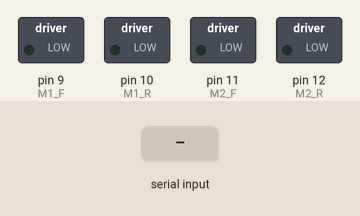
This sketch was run on a simulated Arduino Uno, built with avr-gcc and run on an emulated ATmega328P. Parts: switched loads named in the sketch (green lamp = pin HIGH). Inputs (shaded band) come from the test bench.

Above: at 1.2 s.
1.3 s: "F" received over the second serial link
At 1.7 s:
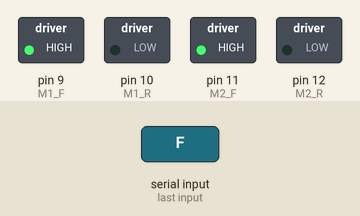
2.8 s: "B" received over the second serial link
At 4.0 s:
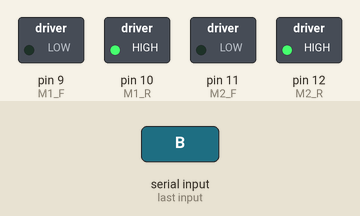
4.3 s: "R" received over the second serial link
At 5.1 s:
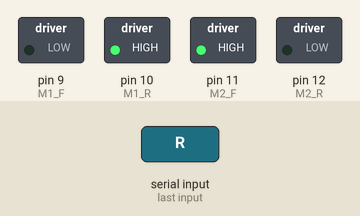
5.8 s: "L" received over the second serial link
At 6.3 s:
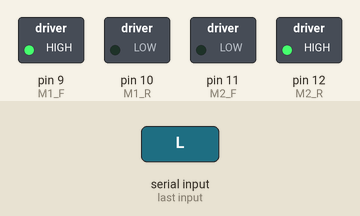
7.3 s: "S" received over the second serial link
At 8.6 s:
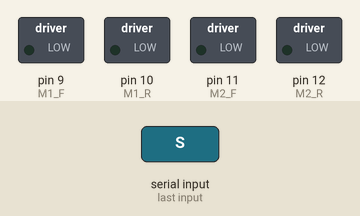
Timing chart, 0 to 9.8 s (numbered marks = the images above; inputs shaded):
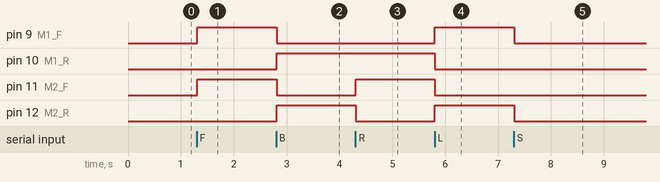

Measured:
- after the input at 1.3 s, pin 9 (M1_F), pin 11 (M2_F): LOW → HIGH at once
- after the input at 2.8 s, pin 9 (M1_F), pin 11 (M2_F): HIGH → LOW at once; pin 10 (M1_R), pin 12 (M2_R): LOW → HIGH at once
- after the input at 4.3 s, pin 11 (M2_F): LOW → HIGH at once; pin 12 (M2_R): HIGH → LOW at once
- after the input at 5.8 s, pin 9 (M1_F), pin 12 (M2_R): LOW → HIGH at once; pin 10 (M1_R), pin 11 (M2_F): HIGH → LOW at once
- after the input at 7.3 s, pin 9 (M1_F), pin 12 (M2_R): HIGH → LOW at once

The sketch:

Robot_Motor_Functions.ino
```cpp
#include <SoftwareSerial.h>
SoftwareSerial BT(2, 3); // RX, TX
int M1_F = 9;
int M1_R = 10;
int M2_F = 11;
int M2_R = 12;
int incommingByte;

void setup()
{
  pinMode(M1_F, OUTPUT);
  pinMode(M1_R, OUTPUT);
  pinMode(M2_F, OUTPUT);
  pinMode(M2_R, OUTPUT);
  BT.begin(9600);
}

void loop()
{
  if (BT.available() > 0)
    incommingByte = BT.read();
  else
    incommingByte = 0;


  switch (incommingByte)
  {
    case 'F': forward();
      break;
    case 'B': backward();
      break;
    case 'S': Stop();
      break;
    case 'R': Right();
      break;
    case 'L': left();
      break;
  }
}
void Stop()
{
  BT.println("STOP");
  digitalWrite(M1_F, LOW);
  digitalWrite(M1_R, LOW);
  digitalWrite(M2_F, LOW);
  digitalWrite(M2_R, LOW);
delay(100);
}
void forward()
{
  BT.println("FORWARD");
  digitalWrite(M1_F, HIGH);
  digitalWrite(M1_R, LOW);
  digitalWrite(M2_F, HIGH);
  digitalWrite(M2_R, LOW);
delay(100);
}
void backward()
{
  BT.println("BACK WARD");
  digitalWrite(M1_F, LOW);
  digitalWrite(M1_R, HIGH);
  digitalWrite(M2_F, LOW);
  digitalWrite(M2_R, HIGH);
delay(100);
}
void Right()
{
  BT.println("RIGHT");
  digitalWrite(M1_F, LOW);
  digitalWrite(M1_R, HIGH);
  digitalWrite(M2_F, HIGH);
  digitalWrite(M2_R, LOW);
delay(100);
}
void left()
{
  BT.println("LEFT");
  digitalWrite(M1_F, HIGH);
  digitalWrite(M1_R, LOW);
  digitalWrite(M2_F, LOW);
  digitalWrite(M2_R, HIGH);
delay(100);
}
```
